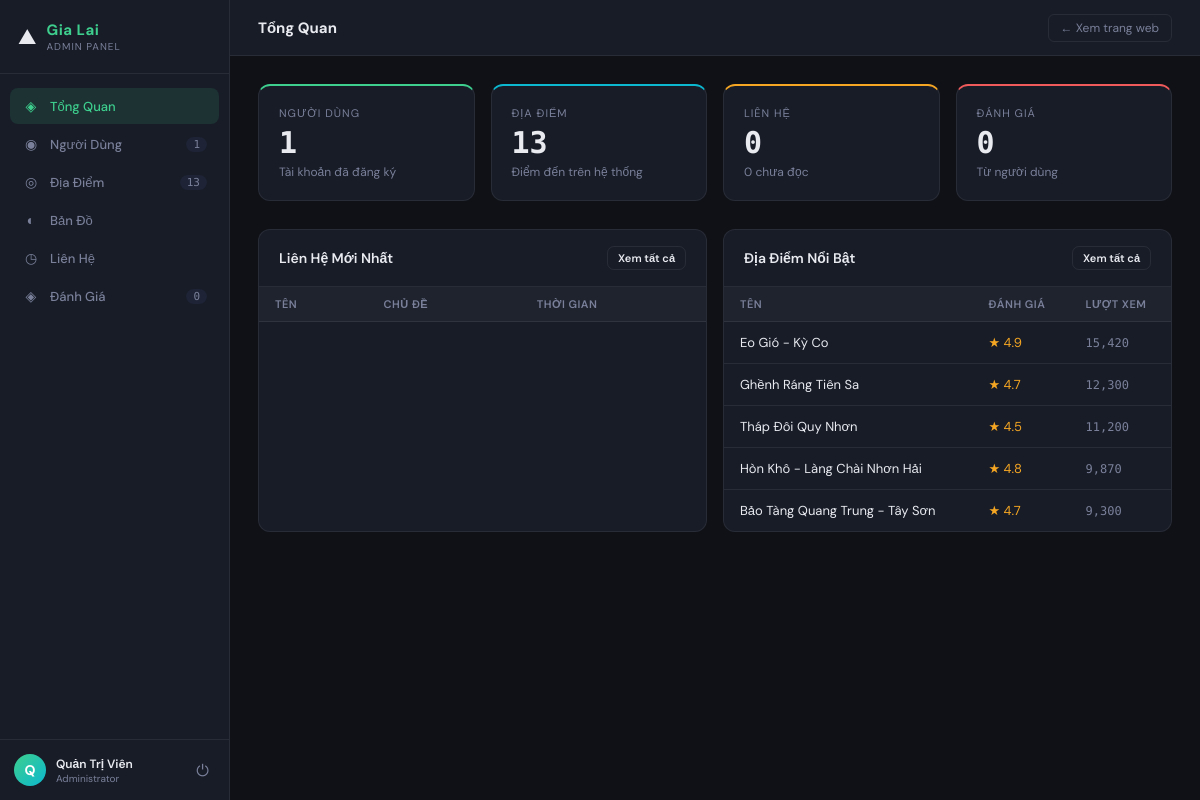
The page /gialai_simple/admin/index.php (signed in) on the database its author committed.
### tables this page shows
CREATE TABLE destinations (
    id          INT AUTO_INCREMENT PRIMARY KEY,
    name        VARCHAR(200) NOT NULL,
    region      ENUM('bien','lichsu','rung') NOT NULL,
    location    VARCHAR(200),
    description TEXT,
    image_url   VARCHAR(500),
    rating      DECIMAL(2,1) DEFAULT 4.5,
    visit_count INT DEFAULT 0,
    lat         DECIMAL(10,7),
    lng         DECIMAL(10,7),
    created_at  TIMESTAMP DEFAULT CURRENT_TIMESTAMP
);

### gialai_simple/admin/index.php (the view, shortened to what this page needs)
<?php
include 'layout.php';
$topDest        = $conn->query("SELECT name, rating, visit_count FROM destinations ORDER BY visit_count DESC LIMIT 5");
$totalReviews   = $conn->query("SELECT COUNT(*) as c FROM reviews")->fetch_assoc()['c'];
?>
<div class="stat-grid">
    <div class="stat-card green">
        <div class="stat-label">Người Dùng</div>
        <div class="stat-value"><?= $totalUsers ?></div>
        <div class="stat-sub">Tài khoản đã đăng ký</div>
    </div>
    <div class="stat-card blue">
        <div class="stat-label">Địa Điểm</div>
        <div class="stat-value"><?= $totalDest ?></div>
        <div class="stat-sub">Điểm đến trên hệ thống</div>
    </div>
    <div class="stat-card yellow">
        <div class="stat-label">Liên Hệ</div>
        <div class="stat-value"><?= $totalContacts ?></div>
        <div class="stat-sub"><?= $unreadContacts ?> chưa đọc</div>
    </div>
    <div class="stat-card red">
        <div class="stat-label">Đánh Giá</div>
        <div class="stat-value"><?= $totalReviews ?></div>
        <div class="stat-sub">Từ người dùng</div>
    </div>
</div>
<div class="recent-grid">
    <div class="data-table-wrap">
        <div class="table-head">
            <div class="table-head-title">Liên Hệ Mới Nhất</div>
            <a href="contacts.php" class="btn btn-outline btn-sm">Xem tất cả</a>
        </div>
        <table>
            <thead><tr>
                <th>Tên</th><th>Chủ đề</th><th>Thời gian</th>
            </tr></thead>
        </table>
    </div>
    <div class="data-table-wrap">
        <div class="table-head">
            <div class="table-head-title">Địa Điểm Nổi Bật</div>
            <a href="destinations.php" class="btn btn-outline btn-sm">Xem tất cả</a>
        </div>
        <table>
            <thead><tr>
                <th>Tên</th><th>Đánh giá</th><th>Lượt xem</th>
            </tr></thead>
            <tbody>
            <?php while ($d = $topDest->fetch_assoc()): ?>
            <tr>
                <td><?= htmlspecialchars($d['name']) ?></td>
                <td><span style="color:var(--warn)">★ <?= $d['rating'] ?></span></td>
                <td class="td-mono"><?= number_format($d['visit_count']) ?></td>
            </tr>
            <?php endwhile; ?>
            </tbody>
        </table>
    </div>
</div>
<?php $conn->close(); include 'layout_end.php'; ?>

### gialai_simple/admin/admin.css (style rules this page uses)
*, *::before, *::after { box-sizing: border-box; margin: 0; padding: 0; }
:root { --bg: #0f1117; --surface: #181c27; --surface2: #1e2335; --border: rgba(255,255,255,0.07); --accent: #3ecf8e; --accent2: #0bb8cf; --danger: #f05a5a; --warn: #f5a623; --text: #e8eaf0; --muted: #7a809a; --sidebar-w: 230px; --top-h: 56px; }
body { font-family: 'DM Sans', sans-serif; background: var(--bg); color: var(--text); min-height: 100vh; }
a { text-decoration: none; color: inherit; }
.stat-grid { display: grid; grid-template-columns: repeat(4,1fr); gap: 16px; margin-bottom: 28px; }
.stat-card { background: var(--surface); border: 1px solid var(--border); border-radius: 12px; padding: 20px; }
.stat-label { font-size: 11px; text-transform: uppercase; letter-spacing: 1px; color: var(--muted); margin-bottom: 8px; }
.stat-value { font-size: 30px; font-weight: 700; font-family: 'DM Mono', monospace; line-height: 1; }
.stat-sub { font-size: 12px; color: var(--muted); margin-top: 6px; }
.stat-card.green { border-top: 2px solid var(--accent); }
.stat-card.blue { border-top: 2px solid var(--accent2); }
.stat-card.red { border-top: 2px solid var(--danger); }
.stat-card.yellow { border-top: 2px solid var(--warn); }
.data-table-wrap { background: var(--surface); border: 1px solid var(--border); border-radius: 12px; overflow: hidden; margin-bottom: 24px; }
.table-head { display: flex; align-items: center; justify-content: space-between; padding: 16px 20px; border-bottom: 1px solid var(--border); flex-wrap: wrap; gap: 10px; }
.table-head-title { font-size: 14px; font-weight: 600; }
table { width: 100%; border-collapse: collapse; font-size: 13px; }
thead th { padding: 10px 16px; text-align: left; font-size: 11px; font-weight: 600; text-transform: uppercase; letter-spacing: 0.5px; color: var(--muted); background: rgba(255,255,255,0.03); border-bottom: 1px solid var(--border); white-space: nowrap; }
tbody td { padding: 12px 16px; border-bottom: 1px solid var(--border); vertical-align: middle; }
tbody tr:last-child td { border-bottom: none; }
.td-mono { font-family: 'DM Mono', monospace; font-size: 12px; color: var(--muted); }
.btn { display: inline-flex; align-items: center; gap: 5px; padding: 7px 14px; border-radius: 7px; font-size: 12px; font-weight: 600; font-family: 'DM Sans', sans-serif; cursor: pointer; border: none; transition: opacity 0.15s; }
.btn-outline { background: transparent; border: 1px solid var(--border); color: var(--text); }
.btn-sm { padding: 4px 10px; font-size: 11px; }
.recent-grid { display: grid; grid-template-columns: 1fr 1fr; gap: 16px; }

### rows shown on the page
destinations: name "Eo Gió - Kỳ Co", rating "4.9", visit_count "15,420"
destinations: name "Ghềnh Ráng Tiên Sa", rating "4.7", visit_count "12,300"
destinations: name "Tháp Đôi Quy Nhơn", rating "4.5", visit_count "11,200"
destinations: name "Hòn Khô - Làng Chài Nhơn Hải", rating "4.8", visit_count "9,870"
destinations: name "Bảo Tàng Quang Trung - Tây Sơn", rating "4.7", visit_count "9,300"

### other values the page prints
$totalUsers "1"
$totalDest "13"
$totalReviews "0"
mb_substr($_SESSION['user_name'] ?? 'A', 0, 1) "Q"
$_SESSION['user_name'] "Quản Trị Viên"
$pageTitle "Tổng Quan"
$totalContacts "0"
$unreadContacts "0"
